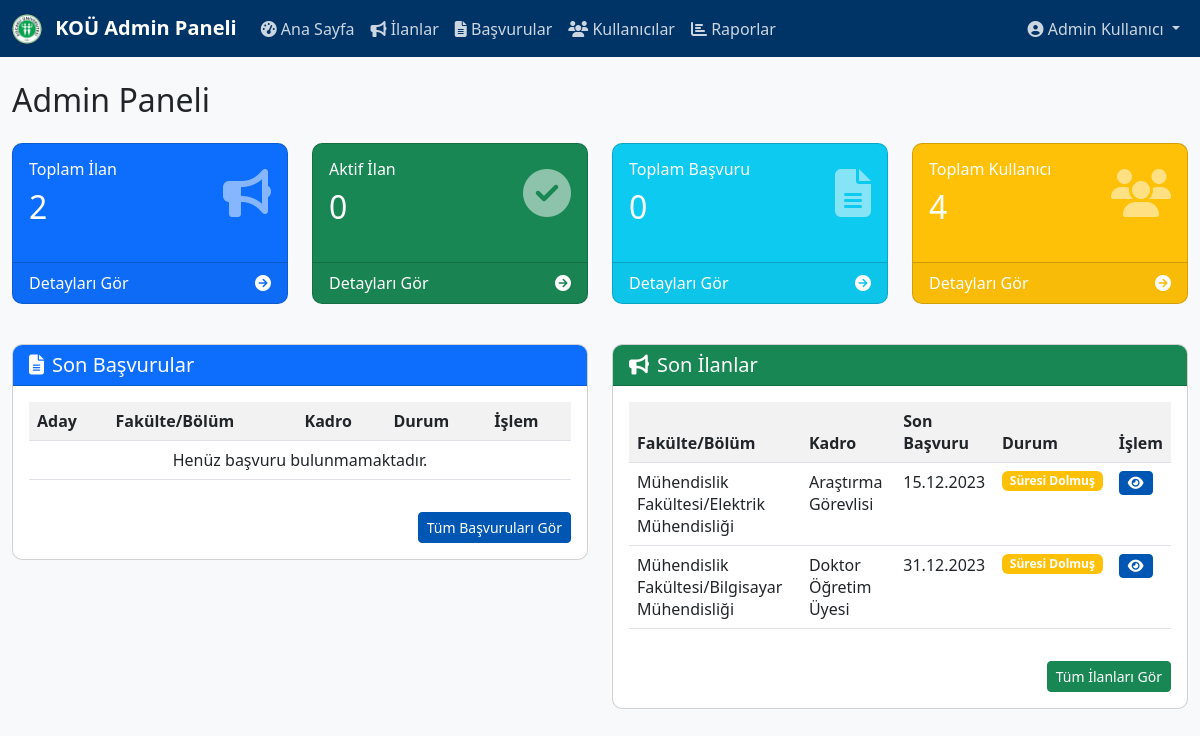
Screenshot of /admin/dashboard.php (signed in) with the database file from the repository.
### tables this page shows
CREATE TABLE `ilanlar` (
  `id` int(11) NOT NULL AUTO_INCREMENT,
  `ilan_baslik` varchar(255) NOT NULL,
  `fakulte_birim` varchar(255) NOT NULL,
  `bolum` varchar(255) NOT NULL,
  `anabilim_dali` varchar(255) NOT NULL,
  `kadro_unvani` varchar(100) NOT NULL,
  `kadro_sayisi` int(11) NOT NULL DEFAULT 1,
  `ilan_aciklama` text DEFAULT NULL,
  `basvuru_kosullari` text DEFAULT NULL,
  `ozel_sartlar` text DEFAULT NULL,
  `ilan_baslangic_tarihi` date NOT NULL,
  `ilan_bitis_tarihi` date NOT NULL,
  `mulakat_tarihi` date DEFAULT NULL,
  `sonuc_tarihi` date DEFAULT NULL,
  `durum` enum('taslak','aktif','kapandi','iptal') NOT NULL DEFAULT 'aktif',
  `olusturan_id` int(11) NOT NULL,
  `olusturma_tarihi` datetime NOT NULL DEFAULT current_timestamp(),
  `guncelleyen_id` int(11) DEFAULT NULL,
  `guncelleme_tarihi` datetime DEFAULT NULL,
  PRIMARY KEY (`id`),
  KEY `olusturan_id` (`olusturan_id`),
  KEY `guncelleyen_id` (`guncelleyen_id`),
  CONSTRAINT `ilanlar_ibfk_1` FOREIGN KEY (`olusturan_id`) REFERENCES `kullanicilar` (`id`) ON DELETE CASCADE,
  CONSTRAINT `ilanlar_ibfk_2` FOREIGN KEY (`guncelleyen_id`) REFERENCES `kullanicilar` (`id`) ON DELETE SET NULL
);

### admin/dashboard.php (the view, shortened to what this page needs)
<?php
require_once '../db_connection.php';
include 'navbar.php';
$ilan_sql = "SELECT COUNT(*) as toplam FROM ilanlar";
$ilan_result = mysqli_query($conn, $ilan_sql);
$ilan_row = mysqli_fetch_assoc($ilan_result);
$toplam_ilan = $ilan_row['toplam'];
$aktif_ilan_sql = "SELECT COUNT(*) as aktif FROM ilanlar WHERE durum = 'aktif' AND ilan_bitis_tarihi >= CURDATE()";
$aktif_ilan_result = mysqli_query($conn, $aktif_ilan_sql);
$aktif_ilan_row = mysqli_fetch_assoc($aktif_ilan_result);
$aktif_ilan = $aktif_ilan_row['aktif'];
$basvuru_sql = "SELECT COUNT(*) as toplam FROM basvurular";
$basvuru_result = mysqli_query($conn, $basvuru_sql);
$basvuru_row = mysqli_fetch_assoc($basvuru_result);
$toplam_basvuru = $basvuru_row['toplam'];
$kullanici_sql = "SELECT COUNT(*) as toplam FROM kullanicilar";
$kullanici_result = mysqli_query($conn, $kullanici_sql);
$kullanici_row = mysqli_fetch_assoc($kullanici_result);
$toplam_kullanici = $kullanici_row['toplam'];
$son_basvurular_sql = "SELECT b.*, k.ad, k.soyad, i.fakulte_birim, i.bolum, i.kadro_unvani
                      FROM basvurular b
                      JOIN kullanicilar k ON b.aday_id = k.id
                      JOIN ilanlar i ON b.ilan_id = i.id
                      ORDER BY b.basvuru_tarihi DESC LIMIT 5";
$son_basvurular_result = mysqli_query($conn, $son_basvurular_sql);
$son_ilanlar_sql = "SELECT * FROM ilanlar ORDER BY ilan_baslangic_tarihi DESC LIMIT 5";
$son_ilanlar_result = mysqli_query($conn, $son_ilanlar_sql);
?>
<!DOCTYPE html>
<html lang="tr">
<head>
    <link href="https://cdn.jsdelivr.net/npm/bootstrap@5.3.0-alpha1/dist/css/bootstrap.min.css" rel="stylesheet">
    <link rel="stylesheet" href="https://cdnjs.cloudflare.com/ajax/libs/font-awesome/6.4.2/css/all.min.css">
    <link rel="stylesheet" href="../style.css">
</head>
<body>
    <div class="container mt-4">
        <h2 class="mb-4">Admin Paneli</h2>
        <div class="row mb-4">
            <div class="col-md-3 mb-3">
                <div class="card bg-primary text-white h-100">
                    <div class="card-body">
                        <div class="d-flex justify-content-between align-items-center">
                            <div>
                                <h6 class="card-title">Toplam İlan</h6>
                                <h2 class="mb-0"><?php echo $toplam_ilan; ?></h2>
                            </div>
                            <i class="fas fa-bullhorn fa-3x opacity-50"></i>
                        </div>
                    </div>
                    <div class="card-footer d-flex align-items-center justify-content-between">
                        <a href="ilanlar.php" class="text-white text-decoration-none">Detayları Gör</a>
                        <i class="fas fa-arrow-circle-right text-white"></i>
                    </div>
                </div>
            </div>
            <div class="col-md-3 mb-3">
                <div class="card bg-success text-white h-100">
                    <div class="card-body">
                        <div class="d-flex justify-content-between align-items-center">
                            <div>
                                <h6 class="card-title">Aktif İlan</h6>
                                <h2 class="mb-0"><?php echo $aktif_ilan; ?></h2>
                            </div>
                            <i class="fas fa-check-circle fa-3x opacity-50"></i>
                        </div>
                    </div>
                    <div class="card-footer d-flex align-items-center justify-content-between">
                        <a href="ilanlar.php?durum=aktif" class="text-white text-decoration-none">Detayları Gör</a>
                        <i class="fas fa-arrow-circle-right text-white"></i>
                    </div>
                </div>
            </div>
            <div class="col-md-3 mb-3">
                <div class="card bg-info text-white h-100">
                    <div class="card-body">
                        <div class="d-flex justify-content-between align-items-center">
                            <div>
                                <h6 class="card-title">Toplam Başvuru</h6>
                                <h2 class="mb-0"><?php echo $toplam_basvuru; ?></h2>
                            </div>
                            <i class="fas fa-file-alt fa-3x opacity-50"></i>
                        </div>
                    </div>
                    <div class="card-footer d-flex align-items-center justify-content-between">
                        <a href="basvurular.php" class="text-white text-decoration-none">Detayları Gör</a>
                        <i class="fas fa-arrow-circle-right text-white"></i>
                    </div>
                </div>
            </div>
            <div class="col-md-3 mb-3">
                <div class="card bg-warning text-white h-100">
                    <div class="card-body">
                        <div class="d-flex justify-content-between align-items-center">
                            <div>
                                <h6 class="card-title">Toplam Kullanıcı</h6>
                                <h2 class="mb-0"><?php echo $toplam_kullanici; ?></h2>
                            </div>
                            <i class="fas fa-users fa-3x opacity-50"></i>
                        </div>
                    </div>
                    <div class="card-footer d-flex align-items-center justify-content-between">
                        <a href="kullanicilar.php" class="text-white text-decoration-none">Detayları Gör</a>
                        <i class="fas fa-arrow-circle-right text-white"></i>
                    </div>
                </div>
            </div>
        </div>
        <div class="row">
            <div class="col-md-6 mb-4">
                <div class="card">
                    <div class="card-header bg-primary text-white">
                        <h5 class="mb-0"><i class="fas fa-file-alt me-2"></i>Son Başvurular</h5>
                    </div>
                    <div class="card-body">
                        <div class="table-responsive">
                            <table class="table table-hover">
                                <thead>
                                    <tr>
                                        <th>Aday</th>
                                        <th>Fakülte/Bölüm</th>
                                        <th>Kadro</th>
                                        <th>Durum</th>
                                        <th>İşlem</th>
                                    </tr>
                                </thead>
                                <tbody>
                                    <?php if (mysqli_num_rows($son_basvurular_result) > 0): ?>
                                        <?php while ($basvuru = mysqli_fetch_assoc($son_basvurular_result)): ?>
                                            <tr>
                                                <td><?php echo $basvuru['ad'] . ' ' . $basvuru['soyad']; ?></td>
                                                <td><?php echo $basvuru['fakulte_birim'] . '/' . $basvuru['bolum']; ?></td>
                                                <td><?php echo $basvuru['kadro_unvani']; ?></td>
                                                <td>
                                                    <?php
                                                    $durum_class = '';
                                                    switch ($basvuru['durum']) {
                                                        case 'Değerlendirmede':
                                                            $durum_class = 'bg-warning';
                                                            break;
                                                        case 'Kabul Edildi':
                                                            $durum_class = 'bg-success';
                                                            break;
                                                        case 'Reddedildi':
                                                            $durum_class = 'bg-danger';
                                                            break;
                                                        default:
                                                            $durum_class = 'bg-secondary';
                                                    }
                                                    ?>
                                                    <span class="badge <?php echo $durum_class; ?>"><?php echo $basvuru['durum']; ?></span>
                                                </td>
                                                <td>
                                                    <a href="basvuru_detay.php?id=<?php echo $basvuru['id']; ?>" class="btn btn-sm btn-primary">
                                                        <i class="fas fa-eye"></i>
                                                    </a>
                                                </td>
                                            </tr>
                                        <?php endwhile; ?>
                                    <?php else: ?>
                                        <tr>
                                            <td colspan="5" class="text-center">Henüz başvuru bulunmamaktadır.</td>
                                        </tr>
                                    <?php endif; ?>
                                </tbody>
                            </table>
                        </div>
                        <div class="text-end mt-3">
                            <a href="basvurular.php" class="btn btn-primary btn-sm">Tüm Başvuruları Gör</a>
                        </div>
                    </div>
                </div>
            </div>
            <div class="col-md-6 mb-4">
                <div class="card">
                    <div class="card-header bg-success text-white">
                        <h5 class="mb-0"><i class="fas fa-bullhorn me-2"></i>Son İlanlar</h5>
                    </div>
                    <div class="card-body">
                        <div class="table-responsive">
                            <table class="table table-hover">
                                <thead>
                                    <tr>
                                        <th>Fakülte/Bölüm</th>
                                        <th>Kadro</th>
                                        <th>Son Başvuru</th>
                                        <th>Durum</th>
                                        <th>İşlem</th>
                                    </tr>
                                </thead>
                                <tbody>
                                    <?php if (mysqli_num_rows($son_ilanlar_result) > 0): ?>
                                        <?php while ($ilan = mysqli_fetch_assoc($son_ilanlar_result)): ?>
                                            <tr>
                                                <td><?php echo $ilan['fakulte_birim'] . '/' . $ilan['bolum']; ?></td>
                                                <td><?php echo $ilan['kadro_unvani']; ?></td>
                                                <td><?php echo date('d.m.Y', strtotime($ilan['ilan_bitis_tarihi'])); ?></td>
                                                <td>
                                                    <?php
                                                    $durum_badge = $ilan['durum'] == 'aktif' ? 'bg-success' : 'bg-secondary';
                                                    $durum_text = $ilan['durum'] == 'aktif' ? 'Aktif' : 'Pasif';
                                                    if ($ilan['durum'] == 'aktif' && strtotime($ilan['ilan_bitis_tarihi']) < strtotime(date('Y-m-d'))) {
                                                        $durum_badge = 'bg-warning';
                                                        $durum_text = 'Süresi Dolmuş';
                                                    }
                                                    ?>
                                                    <span class="badge <?php echo $durum_badge; ?>"><?php echo $durum_text; ?></span>
                                                </td>
                                                <td>
                                                    <a href="ilan_detay.php?id=<?php echo $ilan['id']; ?>" class="btn btn-sm btn-primary">
                                                        <i class="fas fa-eye"></i>
                                                    </a>
                                                </td>
                                            </tr>
                                        <?php endwhile; ?>
                                    <?php else: ?>
                                        <tr>
                                            <td colspan="5" class="text-center">Henüz ilan bulunmamaktadır.</td>
                                        </tr>
                                    <?php endif; ?>
                                </tbody>
                            </table>
                        </div>
                        <div class="text-end mt-3">
                            <a href="ilanlar.php" class="btn btn-success btn-sm">Tüm İlanları Gör</a>
                        </div>
                    </div>
                </div>
            </div>
        </div>
    </div>
</body>
</html>

### style.css (style rules this page uses)
body { background-color: #f8f9fa; font-family: "Segoe UI", Tahoma, Geneva, Verdana, sans-serif; }
.container { max-width: 1200px; }
.card { border-radius: 10px; overflow: hidden; margin-bottom: 20px; }
.card-header { font-weight: bold; }
.btn-primary { background-color: #0056b3; border-color: #0056b3; }
.table th { background-color: #f2f2f2; }

### rows the page displays
ilanlar: fakulte_birim "Mühendislik Fakültesi", bolum "Elektrik Mühendisliği", kadro_unvani "Araştırma Görevlisi", ilan_bitis_tarihi "15.12.2023", durum_text "Süresi Dolmuş"
ilanlar: fakulte_birim "Mühendislik Fakültesi", bolum "Bilgisayar Mühendisliği", kadro_unvani "Doktor Öğretim Üyesi", ilan_bitis_tarihi "31.12.2023", durum_text "Süresi Dolmuş"

### other values shown
$_SESSION['name'] "Admin Kullanıcı"
$toplam_ilan "2"
$aktif_ilan "0"
$toplam_basvuru "0"
$toplam_kullanici "4"
